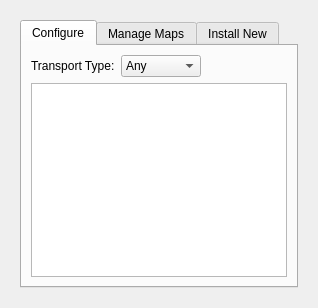
<?xml version="1.0" encoding="UTF-8"?>
<ui version="4.0">
 <class>MonavConfigWidget</class>
 <widget class="QWidget" name="MonavConfigWidget">
  <property name="geometry">
   <rect>
    <x>0</x>
    <y>0</y>
    <width>286</width>
    <height>277</height>
   </rect>
  </property>
  <property name="sizePolicy">
   <sizepolicy hsizetype="MinimumExpanding" vsizetype="MinimumExpanding">
    <horstretch>0</horstretch>
    <verstretch>0</verstretch>
   </sizepolicy>
  </property>
  <property name="windowTitle">
   <string>Monav Configuration</string>
  </property>
  <layout class="QGridLayout" name="gridLayout_4">
   <item row="0" column="0">
    <widget class="QStackedWidget" name="m_stackedWidget">
     <property name="currentIndex">
      <number>0</number>
     </property>
     <widget class="QWidget" name="m_settingsPage">
      <layout class="QGridLayout" name="gridLayout_2">
       <item row="0" column="0">
        <widget class="QTabWidget" name="monavTabWidget">
         <property name="currentIndex">
          <number>0</number>
         </property>
         <widget class="QWidget" name="tab">
          <property name="sizePolicy">
           <sizepolicy hsizetype="MinimumExpanding" vsizetype="MinimumExpanding">
            <horstretch>0</horstretch>
            <verstretch>0</verstretch>
           </sizepolicy>
          </property>
          <attribute name="title">
           <string>Configure</string>
          </attribute>
          <layout class="QGridLayout" name="gridLayout">
           <item row="0" column="0">
            <widget class="QLabel" name="label_2">
             <property name="text">
              <string>Transport Type:</string>
             </property>
            </widget>
           </item>
           <item row="0" column="1">
            <widget class="QComboBox" name="m_transportTypeComboBox">
             <property name="sizeAdjustPolicy">
              <enum>QComboBox::AdjustToContents</enum>
             </property>
             <item>
              <property name="text">
               <string>Any</string>
              </property>
             </item>
            </widget>
           </item>
           <item row="1" column="0" colspan="3">
            <widget class="QTableView" name="m_configureMapsListView">
             <property name="sizePolicy">
              <sizepolicy hsizetype="MinimumExpanding" vsizetype="MinimumExpanding">
               <horstretch>0</horstretch>
               <verstretch>0</verstretch>
              </sizepolicy>
             </property>
             <property name="horizontalScrollBarPolicy">
              <enum>Qt::ScrollBarAlwaysOff</enum>
             </property>
             <property name="alternatingRowColors">
              <bool>true</bool>
             </property>
             <attribute name="horizontalHeaderVisible">
              <bool>true</bool>
             </attribute>
             <attribute name="horizontalHeaderStretchLastSection">
              <bool>false</bool>
             </attribute>
             <attribute name="verticalHeaderVisible">
              <bool>false</bool>
             </attribute>
             <attribute name="verticalHeaderStretchLastSection">
              <bool>false</bool>
             </attribute>
            </widget>
           </item>
          </layout>
         </widget>
         <widget class="QWidget" name="tab_3">
          <property name="sizePolicy">
           <sizepolicy hsizetype="MinimumExpanding" vsizetype="MinimumExpanding">
            <horstretch>0</horstretch>
            <verstretch>0</verstretch>
           </sizepolicy>
          </property>
          <attribute name="title">
           <string>Manage Maps</string>
          </attribute>
          <layout class="QGridLayout" name="gridLayout_5">
           <item row="0" column="0">
            <widget class="QTableView" name="m_installedMapsListView">
             <property name="sizePolicy">
              <sizepolicy hsizetype="MinimumExpanding" vsizetype="MinimumExpanding">
               <horstretch>0</horstretch>
               <verstretch>0</verstretch>
              </sizepolicy>
             </property>
             <property name="horizontalScrollBarPolicy">
              <enum>Qt::ScrollBarAlwaysOff</enum>
             </property>
             <property name="alternatingRowColors">
              <bool>true</bool>
             </property>
             <attribute name="horizontalHeaderVisible">
              <bool>false</bool>
             </attribute>
             <attribute name="horizontalHeaderStretchLastSection">
              <bool>false</bool>
             </attribute>
             <attribute name="verticalHeaderVisible">
              <bool>false</bool>
             </attribute>
             <attribute name="verticalHeaderStretchLastSection">
              <bool>false</bool>
             </attribute>
            </widget>
           </item>
          </layout>
         </widget>
         <widget class="QWidget" name="tab_2">
          <attribute name="title">
           <string>Install New</string>
          </attribute>
          <layout class="QFormLayout" name="formLayout">
           <property name="fieldGrowthPolicy">
            <enum>QFormLayout::ExpandingFieldsGrow</enum>
           </property>
           <item row="0" column="0">
            <widget class="QLabel" name="label">
             <property name="text">
              <string>Continent</string>
             </property>
            </widget>
           </item>
           <item row="0" column="1">
            <widget class="QComboBox" name="m_continentComboBox">
             <property name="sizeAdjustPolicy">
              <enum>QComboBox::AdjustToContents</enum>
             </property>
            </widget>
           </item>
           <item row="1" column="0">
            <widget class="QLabel" name="label_3">
             <property name="text">
              <string>Country</string>
             </property>
            </widget>
           </item>
           <item row="1" column="1">
            <widget class="QComboBox" name="m_stateComboBox">
             <property name="sizeAdjustPolicy">
              <enum>QComboBox::AdjustToContents</enum>
             </property>
            </widget>
           </item>
           <item row="2" column="0">
            <widget class="QLabel" name="m_regionLabel">
             <property name="text">
              <string>Download Variant</string>
             </property>
            </widget>
           </item>
           <item row="2" column="1">
            <widget class="QComboBox" name="m_regionComboBox">
             <property name="sizeAdjustPolicy">
              <enum>QComboBox::AdjustToContents</enum>
             </property>
            </widget>
           </item>
           <item row="3" column="1">
            <widget class="QPushButton" name="m_installButton">
             <property name="text">
              <string>Install</string>
             </property>
            </widget>
           </item>
          </layout>
         </widget>
        </widget>
       </item>
      </layout>
     </widget>
     <widget class="QWidget" name="m_progressPage">
      <layout class="QGridLayout" name="gridLayout_3">
       <item row="0" column="0">
        <spacer name="verticalSpacer_2">
         <property name="orientation">
          <enum>Qt::Vertical</enum>
         </property>
         <property name="sizeHint" stdset="0">
          <size>
           <width>20</width>
           <height>40</height>
          </size>
         </property>
        </spacer>
       </item>
       <item row="1" column="0">
        <widget class="QLabel" name="m_progressLabel">
         <property name="text">
          <string>Nothing to do.</string>
         </property>
         <property name="wordWrap">
          <bool>true</bool>
         </property>
        </widget>
       </item>
       <item row="2" column="0">
        <widget class="QProgressBar" name="m_progressBar">
         <property name="maximum">
          <number>0</number>
         </property>
         <property name="value">
          <number>140958</number>
         </property>
         <property name="format">
          <string>%v/%m MB</string>
         </property>
        </widget>
       </item>
       <item row="2" column="1">
        <widget class="QPushButton" name="m_cancelButton">
         <property name="text">
          <string>Abort</string>
         </property>
        </widget>
       </item>
       <item row="3" column="0">
        <spacer name="verticalSpacer">
         <property name="orientation">
          <enum>Qt::Vertical</enum>
         </property>
         <property name="sizeHint" stdset="0">
          <size>
           <width>20</width>
           <height>40</height>
          </size>
         </property>
        </spacer>
       </item>
      </layout>
     </widget>
    </widget>
   </item>
  </layout>
 </widget>
 <resources/>
 <connections/>
</ui>
